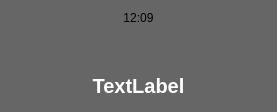
<?xml version="1.0" encoding="UTF-8"?>
<ui version="4.0">
 <class>Frame</class>
 <widget class="QFrame" name="Frame">
  <property name="windowModality">
   <enum>Qt::WindowModal</enum>
  </property>
  <property name="geometry">
   <rect>
    <x>0</x>
    <y>0</y>
    <width>277</width>
    <height>112</height>
   </rect>
  </property>
  <property name="contextMenuPolicy">
   <enum>Qt::NoContextMenu</enum>
  </property>
  <property name="windowTitle">
   <string>Frame</string>
  </property>
  <property name="autoFillBackground">
   <bool>false</bool>
  </property>
  <property name="styleSheet">
   <string notr="true">#Frame {
	background: #666;
}</string>
  </property>
  <property name="frameShape">
   <enum>QFrame::NoFrame</enum>
  </property>
  <property name="frameShadow">
   <enum>QFrame::Sunken</enum>
  </property>
  <layout class="QVBoxLayout" name="verticalLayout">
   <item>
    <widget class="QLabel" name="label">
     <property name="font">
      <font>
       <stylestrategy>PreferDefault</stylestrategy>
      </font>
     </property>
     <property name="styleSheet">
      <string notr="true">#lable_2 {
	 font-family: 'CristoLIkid Tryout';
	 font-size: 20px;
	 font-weight: 900;
	 color: #ffffff;
	font: 900 36pt &quot;Segoe UI Black&quot;;
	background: #fff;
}</string>
     </property>
     <property name="text">
      <string>&lt;html&gt;&lt;head/&gt;&lt;body&gt;&lt;p&gt;12:09&lt;/p&gt;&lt;p&gt;&lt;br/&gt;&lt;/p&gt;&lt;/body&gt;&lt;/html&gt;</string>
     </property>
     <property name="alignment">
      <set>Qt::AlignCenter</set>
     </property>
    </widget>
   </item>
   <item>
    <widget class="QLabel" name="label_2">
     <property name="font">
      <font>
       <pointsize>10</pointsize>
       <stylestrategy>PreferAntialias</stylestrategy>
      </font>
     </property>
     <property name="text">
      <string>&lt;html&gt;&lt;head/&gt;&lt;body&gt;&lt;p&gt;&lt;span style=&quot; font-family:'Comic Sans MS'; font-size:15pt; font-weight:700; color:#ffffff;&quot;&gt;TextLabel&lt;/span&gt;&lt;/p&gt;&lt;/body&gt;&lt;/html&gt;</string>
     </property>
     <property name="alignment">
      <set>Qt::AlignCenter</set>
     </property>
    </widget>
   </item>
  </layout>
 </widget>
 <resources/>
 <connections/>
</ui>
